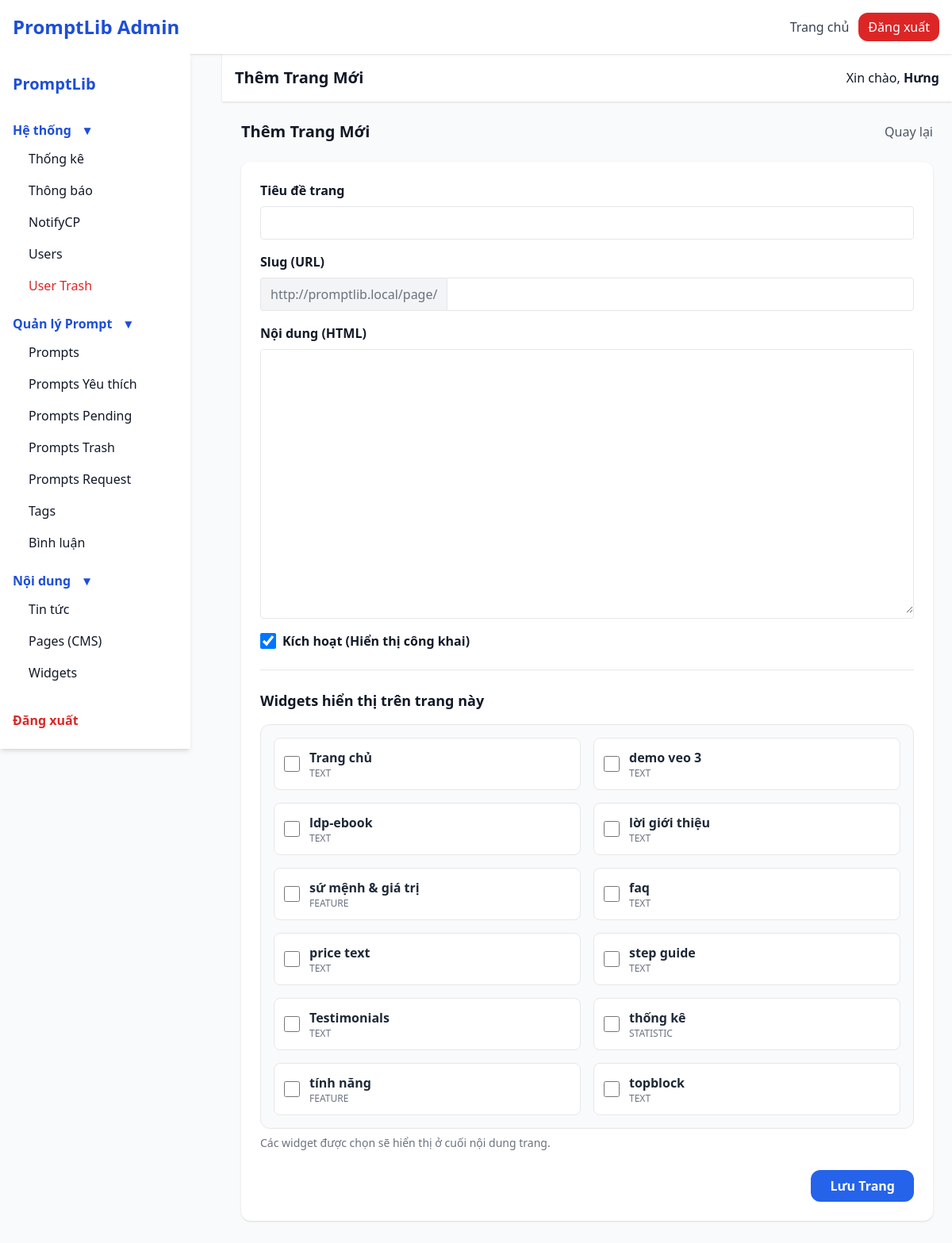
The page /admin/pages_edit.php (signed in) on the database its author committed.
### tables this page shows
CREATE TABLE `modules` (
  `id` int(11) NOT NULL,
  `title` varchar(255) NOT NULL,
  `type` varchar(50) DEFAULT 'text',
  `content` longtext DEFAULT NULL,
  `is_active` tinyint(4) DEFAULT 1
);

### admin/pages_edit.php (the view, shortened to what this page needs)
<?php
require_once '../includes/loader.php';
$id = intval($_GET['id'] ?? 0);
$page = null;
$title = $id ? "Sửa Trang" : "Thêm Trang Mới";
include 'layout.php';
?>
<div class="max-w-4xl mx-auto">
    <div class="flex items-center justify-between mb-6">
        <h2 class="text-xl font-bold"><?= $title ?></h2>
        <a href="pages.php" class="text-gray-600 hover:underline">Quay lại</a>
    </div>
    <div class="bg-white rounded-xl shadow p-6">
        <form method="POST">
            <div class="mb-4">
                <label class="block font-semibold mb-2">Tiêu đề trang</label>
                <input type="text" name="title" value="<?= htmlspecialchars($page['name']??'') ?>" required class="w-full border rounded px-3 py-2 focus:ring-2 focus:ring-blue-500 outline-none" onkeyup="generateSlug(this.value)">
            </div>
            <div class="mb-4">
                <label class="block font-semibold mb-2">Slug (URL)</label>
                <div class="flex items-center">
                    <span class="bg-gray-100 border border-r-0 rounded-l px-3 py-2 text-gray-500"><?= SITE_URL ?>page/</span>
                    <input type="text" name="slug" id="slug-input" value="<?= htmlspecialchars($page['slug']??'') ?>" class="flex-1 border rounded-r px-3 py-2 focus:ring-2 focus:ring-blue-500 outline-none">
                </div>
            </div>
            <div class="mb-4">
                <label class="block font-semibold mb-2">Nội dung (HTML)</label>
                <div class="border rounded overflow-hidden">
                    <textarea name="content" id="page-content" rows="15" class="w-full p-4 font-mono text-sm"><?= htmlspecialchars($page['content']??'') ?></textarea>
                </div>
            </div>
            <div class="mb-6">
                <label class="flex items-center gap-2 cursor-pointer">
                    <input type="checkbox" name="is_active" value="1" <?= ($page['is_active']??1) ? 'checked' : '' ?> class="w-5 h-5 text-blue-600">
                    <span class="font-semibold">Kích hoạt (Hiển thị công khai)</span>
                </label>
            </div>
            <div class="mb-6 border-t pt-6">
                <h3 class="font-bold text-lg mb-4">Widgets hiển thị trên trang này</h3>
                <div class="bg-gray-50 rounded-xl p-4 border grid grid-cols-1 md:grid-cols-2 gap-4">
                    <?php
                    $allWidgets = $pdo->query("SELECT * FROM modules WHERE is_active=1 ORDER BY id DESC")->fetchAll();
                    $assignedIds = [];
                    if(empty($allWidgets)): ?>
                        <div class="text-gray-500 col-span-2">Chưa có widget nào. <a href="widgets.php" class="text-blue-600 hover:underline">Tạo widget ngay</a></div>
                    <?php else: foreach($allWidgets as $w): ?>
                        <label class="flex items-center gap-3 p-3 bg-white border rounded-lg cursor-pointer hover:shadow-sm transition">
                            <input type="checkbox" name="widgets[]" value="<?= $w['id'] ?>" <?= in_array($w['id'], $assignedIds) ? 'checked' : '' ?> class="w-5 h-5 text-blue-600 rounded focus:ring-blue-500">
                            <div>
                                <div class="font-semibold text-gray-800"><?= htmlspecialchars($w['title']) ?></div>
                                <div class="text-xs text-gray-500 uppercase"><?= htmlspecialchars($w['type']) ?></div>
                            </div>
                        </label>
                    <?php endforeach; endif; ?>
                </div>
                <p class="text-sm text-gray-500 mt-2">Các widget được chọn sẽ hiển thị ở cuối nội dung trang.</p>
            </div>
            <div class="flex justify-end gap-3">
                <button type="submit" class="bg-blue-600 text-white px-6 py-2 rounded-xl font-bold hover:bg-blue-700 transition">Lưu Trang</button>
            </div>
        </form>
    </div>
</div>
<link rel="stylesheet" href="https://cdnjs.cloudflare.com/ajax/libs/codemirror/5.65.13/codemirror.min.css">
<link rel="stylesheet" href="https://cdnjs.cloudflare.com/ajax/libs/codemirror/5.65.13/theme/dracula.min.css">
<?php include 'layout_end.php'; ?>

### rows shown on the page
modules: title "Trang chủ", type "TEXT"
modules: title "demo veo 3", type "TEXT"
modules: title "ldp-ebook", type "TEXT"
modules: title "lời giới thiệu", type "TEXT"
modules: title "sứ mệnh & giá trị", type "FEATURE"
modules: title "faq", type "TEXT"
modules: title "price text", type "TEXT"
modules: title "step guide", type "TEXT"
modules: title "Testimonials", type "TEXT"
modules: title "thống kê", type "STATISTIC"
modules: title "tính năng", type "FEATURE"
modules: title "topblock", type "TEXT"

### other values the page prints
$group "Hệ thống"
$item['label'] "Thống kê"
$item['label'] "Thông báo"
$item['label'] "NotifyCP"
$item['label'] "Users"
$item['label'] "User Trash"
$group "Quản lý Prompt"
$item['label'] "Prompts"
$item['label'] "Prompts Yêu thích"
$item['label'] "Prompts Pending"
$item['label'] "Prompts Trash"
$item['label'] "Prompts Request"
$item['label'] "Tags"
$item['label'] "Bình luận"
$group "Nội dung"
